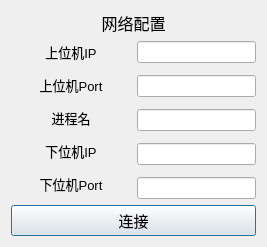
<?xml version="1.0" encoding="UTF-8"?>
<ui version="4.0">
 <class>NetDialog</class>
 <widget class="QDialog" name="NetDialog">
  <property name="geometry">
   <rect>
    <x>0</x>
    <y>0</y>
    <width>267</width>
    <height>244</height>
   </rect>
  </property>
  <property name="windowTitle">
   <string>Dialog</string>
  </property>
  <layout class="QHBoxLayout" name="horizontalLayout_2">
   <item>
    <layout class="QVBoxLayout" name="verticalLayout_3">
     <item>
      <widget class="QLabel" name="label_6">
       <property name="sizePolicy">
        <sizepolicy hsizetype="Preferred" vsizetype="Fixed">
         <horstretch>0</horstretch>
         <verstretch>0</verstretch>
        </sizepolicy>
       </property>
       <property name="font">
        <font>
         <pointsize>12</pointsize>
        </font>
       </property>
       <property name="text">
        <string>网络配置</string>
       </property>
       <property name="alignment">
        <set>Qt::AlignCenter</set>
       </property>
      </widget>
     </item>
     <item>
      <layout class="QHBoxLayout" name="horizontalLayout">
       <item>
        <layout class="QVBoxLayout" name="verticalLayout_2">
         <property name="spacing">
          <number>12</number>
         </property>
         <item>
          <widget class="QLabel" name="label">
           <property name="sizePolicy">
            <sizepolicy hsizetype="Expanding" vsizetype="Fixed">
             <horstretch>0</horstretch>
             <verstretch>0</verstretch>
            </sizepolicy>
           </property>
           <property name="font">
            <font>
             <pointsize>10</pointsize>
            </font>
           </property>
           <property name="text">
            <string>上位机IP</string>
           </property>
           <property name="alignment">
            <set>Qt::AlignCenter</set>
           </property>
          </widget>
         </item>
         <item>
          <widget class="QLabel" name="label_2">
           <property name="sizePolicy">
            <sizepolicy hsizetype="Expanding" vsizetype="Fixed">
             <horstretch>0</horstretch>
             <verstretch>0</verstretch>
            </sizepolicy>
           </property>
           <property name="font">
            <font>
             <pointsize>10</pointsize>
            </font>
           </property>
           <property name="whatsThis">
            <string notr="true"/>
           </property>
           <property name="layoutDirection">
            <enum>Qt::LeftToRight</enum>
           </property>
           <property name="text">
            <string>上位机Port</string>
           </property>
           <property name="alignment">
            <set>Qt::AlignCenter</set>
           </property>
          </widget>
         </item>
         <item>
          <widget class="QLabel" name="label_3">
           <property name="sizePolicy">
            <sizepolicy hsizetype="Expanding" vsizetype="Fixed">
             <horstretch>0</horstretch>
             <verstretch>0</verstretch>
            </sizepolicy>
           </property>
           <property name="font">
            <font>
             <pointsize>10</pointsize>
            </font>
           </property>
           <property name="text">
            <string>进程名</string>
           </property>
           <property name="alignment">
            <set>Qt::AlignCenter</set>
           </property>
          </widget>
         </item>
         <item>
          <widget class="QLabel" name="label_4">
           <property name="sizePolicy">
            <sizepolicy hsizetype="Expanding" vsizetype="Fixed">
             <horstretch>0</horstretch>
             <verstretch>0</verstretch>
            </sizepolicy>
           </property>
           <property name="font">
            <font>
             <pointsize>10</pointsize>
            </font>
           </property>
           <property name="text">
            <string>下位机IP</string>
           </property>
           <property name="alignment">
            <set>Qt::AlignCenter</set>
           </property>
          </widget>
         </item>
         <item>
          <widget class="QLabel" name="label_5">
           <property name="sizePolicy">
            <sizepolicy hsizetype="Expanding" vsizetype="Fixed">
             <horstretch>0</horstretch>
             <verstretch>0</verstretch>
            </sizepolicy>
           </property>
           <property name="font">
            <font>
             <pointsize>10</pointsize>
            </font>
           </property>
           <property name="text">
            <string>下位机Port</string>
           </property>
           <property name="alignment">
            <set>Qt::AlignCenter</set>
           </property>
          </widget>
         </item>
        </layout>
       </item>
       <item>
        <layout class="QVBoxLayout" name="verticalLayout">
         <property name="spacing">
          <number>12</number>
         </property>
         <item>
          <widget class="QLineEdit" name="UppIp">
           <property name="sizePolicy">
            <sizepolicy hsizetype="Expanding" vsizetype="Fixed">
             <horstretch>0</horstretch>
             <verstretch>0</verstretch>
            </sizepolicy>
           </property>
          </widget>
         </item>
         <item>
          <widget class="QLineEdit" name="UppPort">
           <property name="sizePolicy">
            <sizepolicy hsizetype="Expanding" vsizetype="Fixed">
             <horstretch>0</horstretch>
             <verstretch>0</verstretch>
            </sizepolicy>
           </property>
          </widget>
         </item>
         <item>
          <widget class="QLineEdit" name="ProcessName">
           <property name="sizePolicy">
            <sizepolicy hsizetype="Expanding" vsizetype="Fixed">
             <horstretch>0</horstretch>
             <verstretch>0</verstretch>
            </sizepolicy>
           </property>
          </widget>
         </item>
         <item>
          <widget class="QLineEdit" name="LowIP">
           <property name="sizePolicy">
            <sizepolicy hsizetype="Expanding" vsizetype="Fixed">
             <horstretch>0</horstretch>
             <verstretch>0</verstretch>
            </sizepolicy>
           </property>
          </widget>
         </item>
         <item>
          <widget class="QLineEdit" name="LowPort">
           <property name="sizePolicy">
            <sizepolicy hsizetype="Expanding" vsizetype="Fixed">
             <horstretch>0</horstretch>
             <verstretch>0</verstretch>
            </sizepolicy>
           </property>
          </widget>
         </item>
        </layout>
       </item>
      </layout>
     </item>
     <item>
      <widget class="QPushButton" name="pushButton">
       <property name="sizePolicy">
        <sizepolicy hsizetype="Expanding" vsizetype="Fixed">
         <horstretch>0</horstretch>
         <verstretch>0</verstretch>
        </sizepolicy>
       </property>
       <property name="font">
        <font>
         <pointsize>11</pointsize>
        </font>
       </property>
       <property name="text">
        <string>连接</string>
       </property>
      </widget>
     </item>
    </layout>
   </item>
  </layout>
 </widget>
 <resources/>
 <connections/>
</ui>
